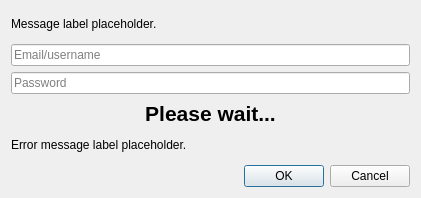
<?xml version="1.0" encoding="UTF-8"?>
<ui version="4.0">
 <class>AuthlibInjectorLoginDialog</class>
 <widget class="QDialog" name="AuthlibInjectorLoginDialog">
  <property name="geometry">
   <rect>
    <x>0</x>
    <y>0</y>
    <width>421</width>
    <height>198</height>
   </rect>
  </property>
  <property name="sizePolicy">
   <sizepolicy hsizetype="Fixed" vsizetype="Fixed">
    <horstretch>0</horstretch>
    <verstretch>0</verstretch>
   </sizepolicy>
  </property>
  <property name="windowTitle">
   <string>Add Account</string>
  </property>
  <layout class="QVBoxLayout" name="verticalLayout">
   <item>
    <widget class="QLabel" name="label">
     <property name="text">
      <string notr="true">Message label placeholder.</string>
     </property>
     <property name="textFormat">
      <enum>Qt::RichText</enum>
     </property>
     <property name="textInteractionFlags">
      <set>Qt::LinksAccessibleByKeyboard|Qt::LinksAccessibleByMouse|Qt::TextBrowserInteraction|Qt::TextSelectableByKeyboard|Qt::TextSelectableByMouse</set>
     </property>
     <property name="openExternalLinks">
      <bool>true</bool>
     </property>
    </widget>
   </item>
   <item>
    <widget class="QLineEdit" name="userTextBox">
     <property name="placeholderText">
      <string>Email/username</string>
     </property>
    </widget>
   </item>
   <item>
    <widget class="QLineEdit" name="passTextBox">
     <property name="echoMode">
      <enum>QLineEdit::Password</enum>
     </property>
     <property name="placeholderText">
      <string>Password</string>
     </property>
    </widget>
   </item>
    <item>
    <widget class="QLabel" name="loadingLabel">
      <property name="font">
      <font>
        <pointsize>16</pointsize>
        <weight>75</weight>
        <bold>true</bold>
      </font>
      </property>
      <property name="text">
      <string>Please wait...</string>
      </property>
      <property name="alignment">
      <set>Qt::AlignCenter</set>
      </property>
      <property name="wordWrap">
      <bool>true</bool>
      </property>
    </widget>
   </item>
   <item>
    <widget class="QLabel" name="errorMessage">
     <property name="text">
      <string notr="true">Error message label placeholder.</string>
     </property>
     <property name="textFormat">
      <enum>Qt::RichText</enum>
     </property>
     <property name="textInteractionFlags">
      <set>Qt::LinksAccessibleByKeyboard|Qt::LinksAccessibleByMouse|Qt::TextBrowserInteraction|Qt::TextSelectableByKeyboard|Qt::TextSelectableByMouse</set>
     </property>
     <property name="openExternalLinks">
      <bool>true</bool>
     </property>
    </widget>
   </item>
   <item>
    <widget class="QDialogButtonBox" name="buttonBox">
     <property name="orientation">
      <enum>Qt::Horizontal</enum>
     </property>
     <property name="standardButtons">
      <set>QDialogButtonBox::Cancel|QDialogButtonBox::Ok</set>
     </property>
    </widget>
   </item>
  </layout>
 </widget>
 <resources/>
 <connections/>
</ui>
